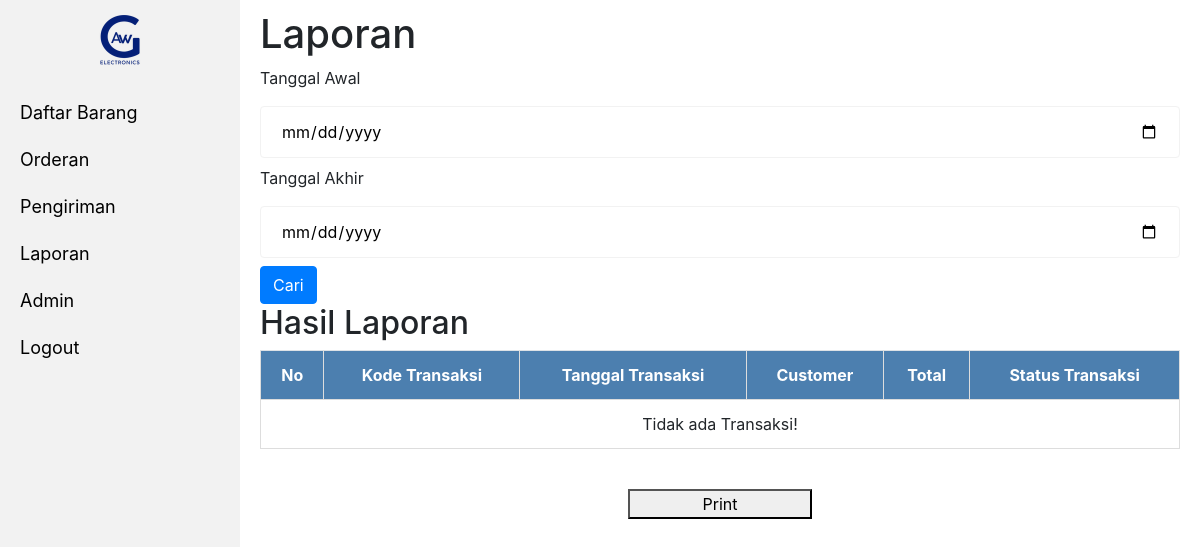
/admin/pages/laporan.php (signed in), run on an earlier commit of the app's database.
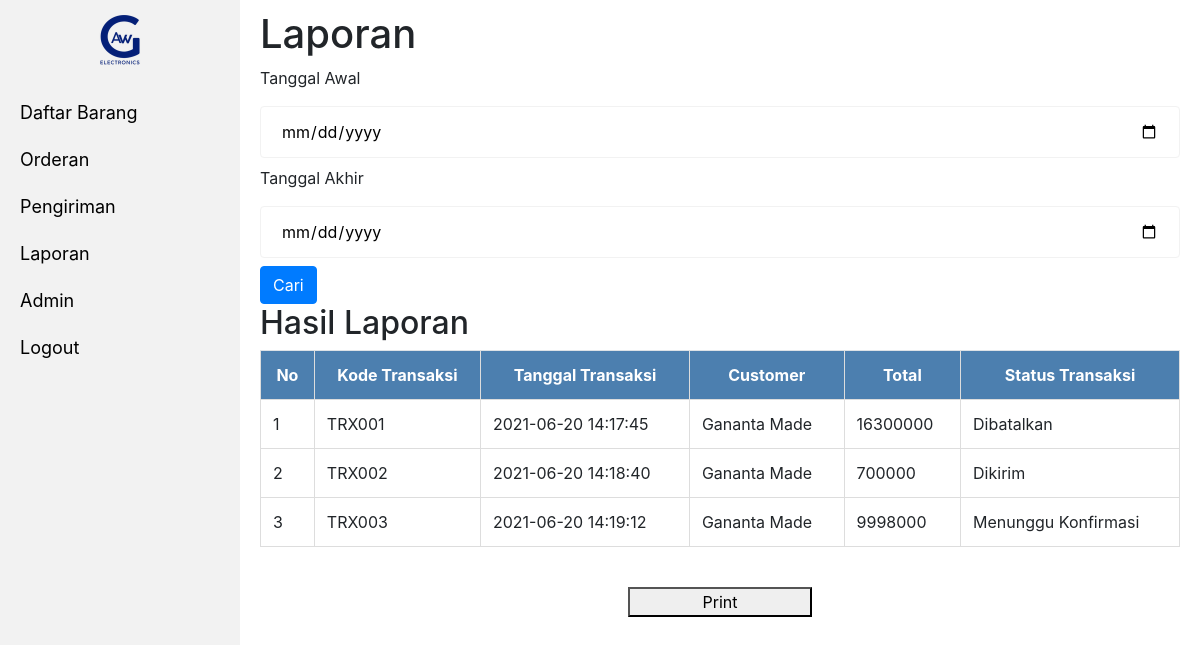
And on a later commit of the database.
### tables this page shows
CREATE TABLE `tb_transaksi` (
  `id_transaksi` int(11) NOT NULL,
  `kode_transaksi` varchar(20) NOT NULL,
  `kode_customer` varchar(20) NOT NULL,
  `total` int(11) NOT NULL,
  `alamat` text NOT NULL,
  `jenis_transaksi` varchar(20) NOT NULL,
  `tgl_transaksi` timestamp NOT NULL DEFAULT current_timestamp(),
  `status_transaksi` varchar(20) NOT NULL
);

CREATE TABLE `tb_customer` (
  `id_customer` int(11) NOT NULL,
  `kode_customer` varchar(20) NOT NULL,
  `kode_level` varchar(20) NOT NULL,
  `nama` varchar(50) NOT NULL,
  `email` varchar(30) NOT NULL,
  `password` varchar(100) NOT NULL,
  `no_telp` varchar(20) NOT NULL,
  `jenis_kelamin` varchar(10) NOT NULL,
  `alamat` text NOT NULL
);

### admin/includes/database.php (called while the page is built, shortened)
<?php
    class database{
        public function __construct(){
            $this->koneksi = mysqli_connect("localhost", "root", "", "awg_electronics");
        }
    }
?>

### admin/includes/transaksi.php (called while the page is built, shortened)
<?php
    require_once('database.php');
    class transaksi extends database{
        public function tampilAll(){
            $sql = "SELECT tb_transaksi.*,tb_customer.nama from tb_transaksi JOIN tb_customer ON tb_transaksi.kode_customer = tb_customer.kode_customer ORDER BY tgl_transaksi ASC";
            $query = mysqli_query($this->koneksi, $sql);
            if(mysqli_num_rows($query) > 0){
                while($d = mysqli_fetch_assoc($query)){
                    $data[] = $d;
                }
                return $data;
            }else{
                return false;
            }
        }
}

### admin/pages/laporan.php (the view, shortened to what this page needs)
<?php
  require_once("../includes/transaksi.php");
  $transaksi = new transaksi();
?>
<!DOCTYPE html>
<html>
<head>
    <?php include "../header.php";?>
</head>
<body>
<?php include "sidebar.php"; ?>
    <div class="sidebar">
    <h1>Laporan</h1>
                <label>Tanggal Awal</label>
                <input type="date" name="tglawal"></input>
                <label>Tanggal Akhir</label>
                <input type="date" name="tglakhir"></input>
                <button type="submit" class="btn btn-primary"name="submit">Cari</button>
        <br>
        <div class="print">
        <h2>Hasil Laporan</h2>
            <table class="table" style="width:100%;">
                <tr>
                    <th>No</th>
                    <th>Kode Transaksi</th>
                    <th>Tanggal Transaksi</th>
                    <th>Customer</th>
                    <th>Total</th>
                    <th>Status Transaksi</th>
                </tr>
                <?php
                if($transaksi->tampilAll() == False){
                ?><td colspan='6'><center>Tidak ada Transaksi!</center></td>
                    <?php
                }else{
                    $no = 1;
                    foreach ($transaksi->tampilAll() as $data) {
                ?>
                <tr>
                    <td><?php echo $no++;?></td>
                    <td><?php echo $data['kode_transaksi'];?></td>
                    <td><?php echo $data['tgl_transaksi'];?></td>
                    <td><?php echo $data['nama'];?></td>
                    <td><?php echo $data['total'];?></td>
                    <td><?php echo $data['status_transaksi'];?></td>
                </tr>
                <?php }}?>
            </table>
        </div>
        <br>
        <button onClick="window.print();" style="width: 20%; margin-left: 40%;">Print</button>
    </div>
</body>
</html>

### admin/header.php (shortened to what this page needs)
<link rel="stylesheet" href="/AWG/admin/assets/css/style.css">
    <link rel="stylesheet" href="https://maxcdn.bootstrapcdn.com/bootstrap/4.1.0/css/bootstrap.min.css">
    <link rel="stylesheet" href="https://cdnjs.cloudflare.com/ajax/libs/bootstrap-select/1.13.2/css/bootstrap-select.min.css">

### admin/pages/sidebar.php
<ul>
        <a href="/AWG/admin/index.php"><img src="/AWG/admin/assets/images/logo.png" style="height:50px;width:50px;margin-top:15px;" alt="Responsive image"></a>
        <br>
        <li><a href="/AWG/admin/pages/daftar-barang.php">Daftar Barang</a></li>
        <li><a href="/AWG/admin/pages/orderan.php">Orderan</a></li>
        <li><a href="/AWG/admin/pages/pengiriman.php">Pengiriman</a></li>
        <li><a href="/AWG/admin/pages/laporan.php">Laporan</a></li>
        <li><a href="/AWG/admin/pages/daftar-admin.php">Admin</a></li>
        <li><a href="/AWG/admin/includes/prosesLogout.php" onclick="return confirm('Anda Ingin Logout?')">Logout</a></li>
    </ul>

### admin/assets/css/style.css (style rules this page uses)
body { margin: 0; font-family: arial; }
ul { margin: 0; text-decoration: none; padding: 0; width: 20%; background-color: #f2f2f2; position: fixed; height: 100%; }
li a { display: block; color: #000; padding: 10px 20px; text-decoration: none; font-size: 18px; }
img { width: 200px; height: 100px; display: block; margin: auto; }
.sidebar { margin-left: 20%; padding: 10px 20px; }
input[type=text], input[type=number], input[type=date], textarea, input[type=password] { width: 100%; padding: 12px 20px; margin: 8px 0; border: 1px solid #f2f2f2; border-radius: 4px; box-sizing: border-box; }
.table { border-collapse: collapse; width: 80%; }
.table td, .table th { border: 1px solid #ddd; padding: 8px; }
.table th { padding-top: 12px; padding-bottom: 12px; background-color: rgb(76, 127, 175); color: white; text-align: center; }

What changed in the data, as far as the page shows it:
added tb_transaksi: kode_transaksi "TRX001", tgl_transaksi "2021-06-20 14:17:45", tb_customer.nama "Gananta Made", total "16300000", status_transaksi "Dibatalkan"
added tb_transaksi: kode_transaksi "TRX002", tgl_transaksi "2021-06-20 14:18:40", tb_customer.nama "Gananta Made", total "700000", status_transaksi "Dikirim"
added tb_transaksi: kode_transaksi "TRX003", tgl_transaksi "2021-06-20 14:19:12", tb_customer.nama "Gananta Made", total "9998000", status_transaksi "Menunggu Konfirmasi"
Also different on the page:
text no longer shown: "Tidak ada Transaksi!"
